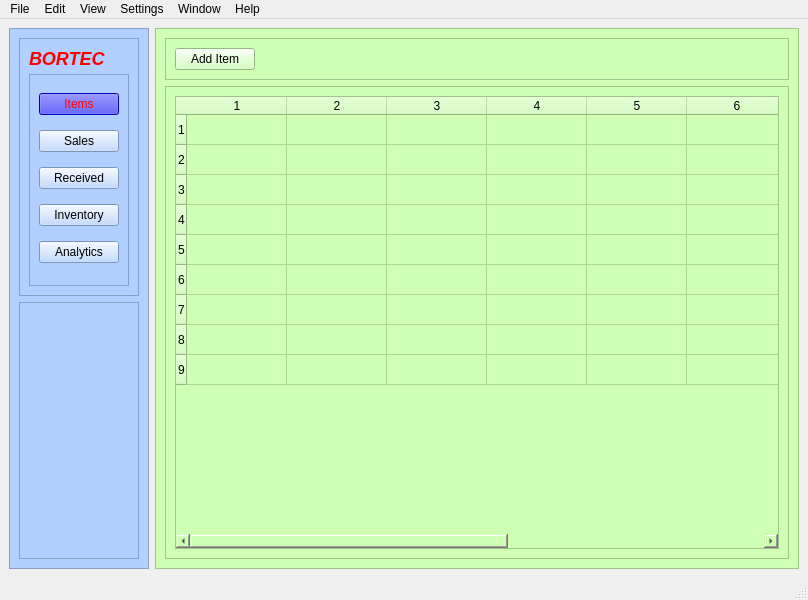
<?xml version="1.0" encoding="UTF-8"?>
<ui version="4.0">
 <class>MainWindow</class>
 <widget class="QMainWindow" name="MainWindow">
  <property name="geometry">
   <rect>
    <x>0</x>
    <y>0</y>
    <width>808</width>
    <height>600</height>
   </rect>
  </property>
  <property name="windowTitle">
   <string>MainWindow</string>
  </property>
  <widget class="QWidget" name="centralwidget">
   <property name="styleSheet">
    <string notr="true">QFrame.SidebarFrame {
border-top-left-radius: 10px;
border-top-right-radius: 10px;
border: 1px solid black;
background: qlineargradient(x1: 0, y1: 0, x2: 0, y2: 1,
stop: 0 #56a, stop: 0.1 #016);
}</string>
   </property>
   <layout class="QHBoxLayout" name="horizontalLayout">
    <item>
     <widget class="QFrame" name="frame">
      <property name="maximumSize">
       <size>
        <width>200</width>
        <height>16777215</height>
       </size>
      </property>
      <property name="styleSheet">
       <string notr="true">background:rgb(178, 208, 255)</string>
      </property>
      <property name="frameShape">
       <enum>QFrame::StyledPanel</enum>
      </property>
      <property name="frameShadow">
       <enum>QFrame::Raised</enum>
      </property>
      <layout class="QVBoxLayout" name="verticalLayout_4">
       <item>
        <widget class="QFrame" name="frame_3">
         <property name="frameShape">
          <enum>QFrame::StyledPanel</enum>
         </property>
         <property name="frameShadow">
          <enum>QFrame::Raised</enum>
         </property>
         <property name="class" stdset="0">
          <string/>
         </property>
         <layout class="QVBoxLayout" name="verticalLayout_2">
          <item>
           <widget class="QLabel" name="label">
            <property name="maximumSize">
             <size>
              <width>16777215</width>
              <height>20</height>
             </size>
            </property>
            <property name="text">
             <string>&lt;h2&gt;&lt;i&gt;&lt;b&gt;&lt;font color=red&gt;BORTEC&lt;/font&gt;&lt;/b&gt;&lt;/i&gt;&lt;/h2&gt;</string>
            </property>
            <property name="alignment">
             <set>Qt::AlignLeading|Qt::AlignLeft|Qt::AlignTop</set>
            </property>
           </widget>
          </item>
          <item>
           <widget class="QFrame" name="frame_4">
            <property name="styleSheet">
             <string notr="true">border-color:green;</string>
            </property>
            <property name="frameShape">
             <enum>QFrame::StyledPanel</enum>
            </property>
            <property name="frameShadow">
             <enum>QFrame::Raised</enum>
            </property>
            <layout class="QVBoxLayout" name="verticalLayout">
             <item>
              <widget class="QPushButton" name="pushButton">
               <property name="styleSheet">
                <string notr="true">color:red;
background-color:blue;</string>
               </property>
               <property name="text">
                <string>Items</string>
               </property>
              </widget>
             </item>
             <item>
              <widget class="QPushButton" name="pushButton_2">
               <property name="text">
                <string>Sales</string>
               </property>
              </widget>
             </item>
             <item>
              <widget class="QPushButton" name="pushButton_3">
               <property name="text">
                <string>Received</string>
               </property>
              </widget>
             </item>
             <item>
              <widget class="QPushButton" name="pushButton_4">
               <property name="text">
                <string>Inventory</string>
               </property>
              </widget>
             </item>
             <item>
              <widget class="QPushButton" name="pushButton_5">
               <property name="text">
                <string>Analytics</string>
               </property>
              </widget>
             </item>
            </layout>
           </widget>
          </item>
         </layout>
        </widget>
       </item>
       <item>
        <widget class="QFrame" name="frame_5">
         <property name="frameShape">
          <enum>QFrame::StyledPanel</enum>
         </property>
         <property name="frameShadow">
          <enum>QFrame::Raised</enum>
         </property>
        </widget>
       </item>
      </layout>
     </widget>
    </item>
    <item>
     <widget class="QFrame" name="frame_2">
      <property name="styleSheet">
       <string notr="true">background-color:rgb(207, 255, 180)</string>
      </property>
      <property name="frameShape">
       <enum>QFrame::StyledPanel</enum>
      </property>
      <property name="frameShadow">
       <enum>QFrame::Raised</enum>
      </property>
      <layout class="QVBoxLayout" name="verticalLayout_3">
       <item>
        <widget class="QFrame" name="frame_6">
         <property name="maximumSize">
          <size>
           <width>16777215</width>
           <height>50</height>
          </size>
         </property>
         <property name="frameShape">
          <enum>QFrame::StyledPanel</enum>
         </property>
         <property name="frameShadow">
          <enum>QFrame::Raised</enum>
         </property>
         <layout class="QHBoxLayout" name="horizontalLayout_2">
          <item>
           <widget class="QPushButton" name="addOperator">
            <property name="text">
             <string>Add Item</string>
            </property>
           </widget>
          </item>
          <item>
           <spacer name="horizontalSpacer">
            <property name="orientation">
             <enum>Qt::Horizontal</enum>
            </property>
            <property name="sizeHint" stdset="0">
             <size>
              <width>506</width>
              <height>20</height>
             </size>
            </property>
           </spacer>
          </item>
         </layout>
        </widget>
       </item>
       <item>
        <widget class="QFrame" name="frame_7">
         <property name="frameShape">
          <enum>QFrame::StyledPanel</enum>
         </property>
         <property name="frameShadow">
          <enum>QFrame::Raised</enum>
         </property>
         <layout class="QVBoxLayout" name="verticalLayout_6">
          <item>
           <layout class="QVBoxLayout" name="verticalLayout_5">
            <item>
             <widget class="QTableWidget" name="tableWidget">
              <property name="rowCount">
               <number>9</number>
              </property>
              <property name="columnCount">
               <number>9</number>
              </property>
              <row/>
              <row/>
              <row/>
              <row/>
              <row/>
              <row/>
              <row/>
              <row/>
              <row/>
              <column/>
              <column/>
              <column/>
              <column/>
              <column/>
              <column/>
              <column/>
              <column/>
              <column/>
             </widget>
            </item>
           </layout>
          </item>
         </layout>
        </widget>
       </item>
      </layout>
     </widget>
    </item>
   </layout>
  </widget>
  <widget class="QMenuBar" name="menubar">
   <property name="geometry">
    <rect>
     <x>0</x>
     <y>0</y>
     <width>808</width>
     <height>20</height>
    </rect>
   </property>
   <widget class="QMenu" name="menuFile">
    <property name="title">
     <string>File</string>
    </property>
   </widget>
   <widget class="QMenu" name="menuEdit">
    <property name="title">
     <string>Edit</string>
    </property>
   </widget>
   <widget class="QMenu" name="menuView">
    <property name="title">
     <string>View</string>
    </property>
   </widget>
   <widget class="QMenu" name="menuSettings">
    <property name="title">
     <string>Settings</string>
    </property>
   </widget>
   <widget class="QMenu" name="menuWindow">
    <property name="title">
     <string>Window</string>
    </property>
   </widget>
   <widget class="QMenu" name="menuHelp">
    <property name="title">
     <string>Help</string>
    </property>
   </widget>
   <addaction name="menuFile"/>
   <addaction name="menuEdit"/>
   <addaction name="menuView"/>
   <addaction name="menuSettings"/>
   <addaction name="menuWindow"/>
   <addaction name="menuHelp"/>
  </widget>
  <widget class="QStatusBar" name="statusbar"/>
 </widget>
 <resources/>
 <connections/>
</ui>
